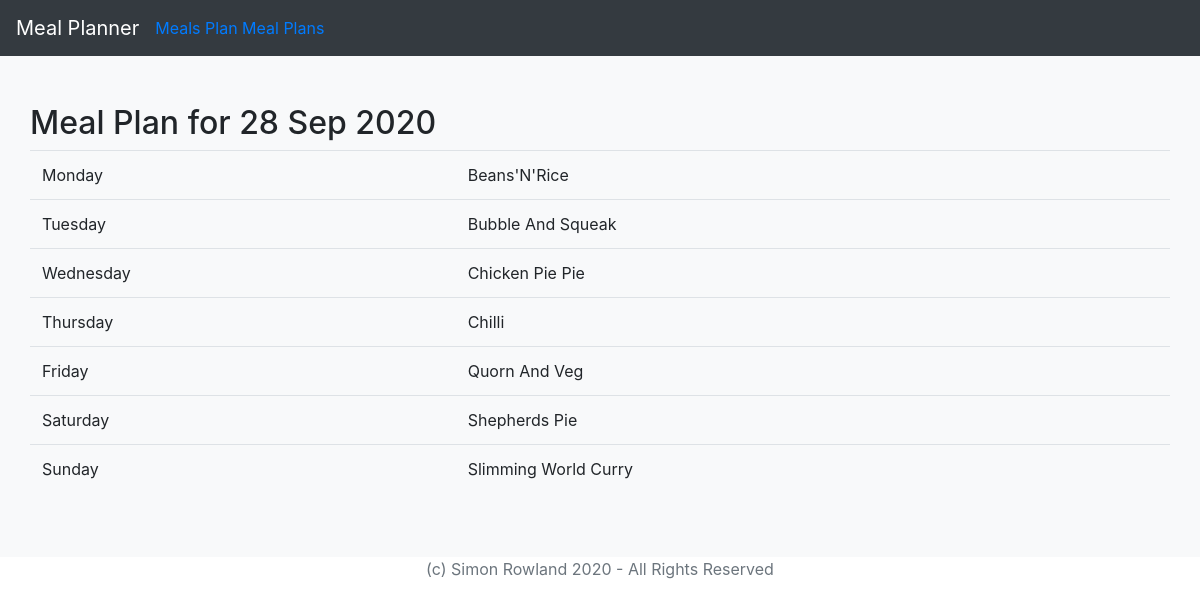
The page /meals/plan/1/ on the database its author committed.
### meals/models.py (models this page shows, shortened)
class BaseModel(models.Model):
    created = models.DateTimeField(auto_now_add=True)
    updated = models.DateTimeField(auto_now=True)
    class Meta:
        abstract = True

class MealPlan(BaseModel):
    start_date = models.DateField()
    meals = models.ManyToManyField(Meal, through="MealPlanOrder")
    class Meta:
        ordering = ["start_date"]
    def dates(self):
        meal_count = self.meals.count()
        return [self.start_date + timedelta(days=d) for d in range(meal_count)]
    def days(self):
        return [d.strftime("%A") for d in self.dates()]

class Meal(BaseModel):
    name = models.CharField(max_length=256)
    difficulty = models.IntegerField()
    healthiness = models.IntegerField()
    class Meta:
        constraints = [
            models.CheckConstraint(
                check=models.Q(difficulty__range=(0, 10)),
                name="difficulty_between_0_and_10",
            ),
            models.CheckConstraint(
                check=models.Q(healthiness__range=(0, 10)),
                name="healthiness_between_0_and_10",
            ),
        ]
        ordering = [
            "name",
        ]

### meals/views.py (the view)
# urls.py: path("plan/<int:pk>/", views.MealPlanView.as_view(), name="plan"),
class MealPlanView(generic.DetailView):
    model = MealPlan
    context_object_name = "plan"
    template_name = "meals/plan_detail.html"
    def get_context_data(self, **kwargs):
        context = super().get_context_data(**kwargs)
        obj = self.get_object()
        context["meal_plan"] = zip(obj.days(), obj.meals.all())
        return context

### meals/templates/meals/plan_detail.html (shortened to what this page needs)
{% extends 'meals/base.html' %}
{% block content %}
<h2>Meal Plan for {{ plan.start_date|date:"d M Y" }}</h2>
{% if meal_plan %}
<table class="table">
    <tbody>
        {% for day, meal in meal_plan %}
        <tr>
            <td>{{ day }}</td>
            <td>{{ meal.name }}</td>
        </tr>
        {% endfor %}
    </tbody>
    {% else %}
    <tbody>
        <tr>
            <td>No meal plan yet!</td>
        </tr>
    </tbody>
    {% endif %}
</table>
{% endblock %}

### rows shown on the page
MealPlan: start_date "28 Sep 2020"
Meal: day "Monday", name "Beans'N'Rice"
Meal: day "Tuesday", name "Bubble And Squeak"
Meal: day "Wednesday", name "Chicken Pie Pie"
Meal: day "Thursday", name "Chilli"
Meal: day "Friday", name "Quorn And Veg"
Meal: day "Saturday", name "Shepherds Pie"
Meal: day "Sunday", name "Slimming World Curry"
